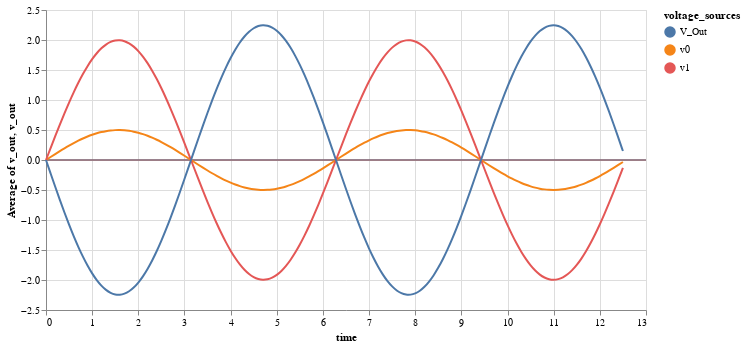

Write notebook code for a chart like this one.
### Code cell
plotData(t1,[a1,a2,v_out])

### Figure 1 — Vega-Lite specification as saved in the notebook (floating-point values rounded to 4 significant figures; data arrays with more than 128 entries replaced by an {"elided": "..."} marker saying what was removed)
{"config": {"view": {"continuousWidth": 400, "continuousHeight": 300}}, "layer": [{"mark": "rule", "encoding": {"color": {"type": "nominal", "field": "voltage_sources"}, "y": {"type": "quantitative", "aggregate": "average", "field": "v_out"}}}, {"mark": {"type": "line", "interpolate": "basis"}, "encoding": {"color": {"type": "nominal", "field": "voltage_sources"}, "x": {"type": "quantitative", "field": "time"}, "y": {"type": "quantitative", "field": "v_out"}}}, {"mark": "point", "encoding": {"opacity": {"value": 0}, "x": {"type": "quantitative", "field": "time"}}, "selection": {"selector002": {"type": "single", "nearest": true, "on": "mouseover", "fields": ["time"], "empty": "none"}}}, {"mark": "point", "encoding": {"color": {"type": "nominal", "field": "voltage_sources"}, "opacity": {"condition": {"value": 1, "selection": "selector002"}, "value": 0}, "x": {"type": "quantitative", "field": "time"}, "y": {"type": "quantitative", "field": "v_out"}}}, {"mark": {"type": "rule", "color": "gray"}, "encoding": {"x": {"type": "quantitative", "field": "time"}}, "transform": [{"filter": {"selection": "selector002"}}]}, {"mark": {"type": "text", "align": "left", "dx": 5, "dy": -5}, "encoding": {"color": {"type": "nominal", "field": "voltage_sources"}, "text": {"condition": {"type": "quantitative", "field": "v_out", "selection": "selector002"}, "value": " "}, "x": {"type": "quantitative", "field": "time"}, "y": {"type": "quantitative", "field": "v_out"}}}], "data": {"name": "data-336c145d16206e95c1e716011e2df9a6"}, "height": 300, "width": 600, "$schema": "https://vega.github.io/schema/vega-lite/v4.0.2.json", "datasets": {"data-336c145d16206e95c1e716011e2df9a6": {"elided": "378 records"}}}
